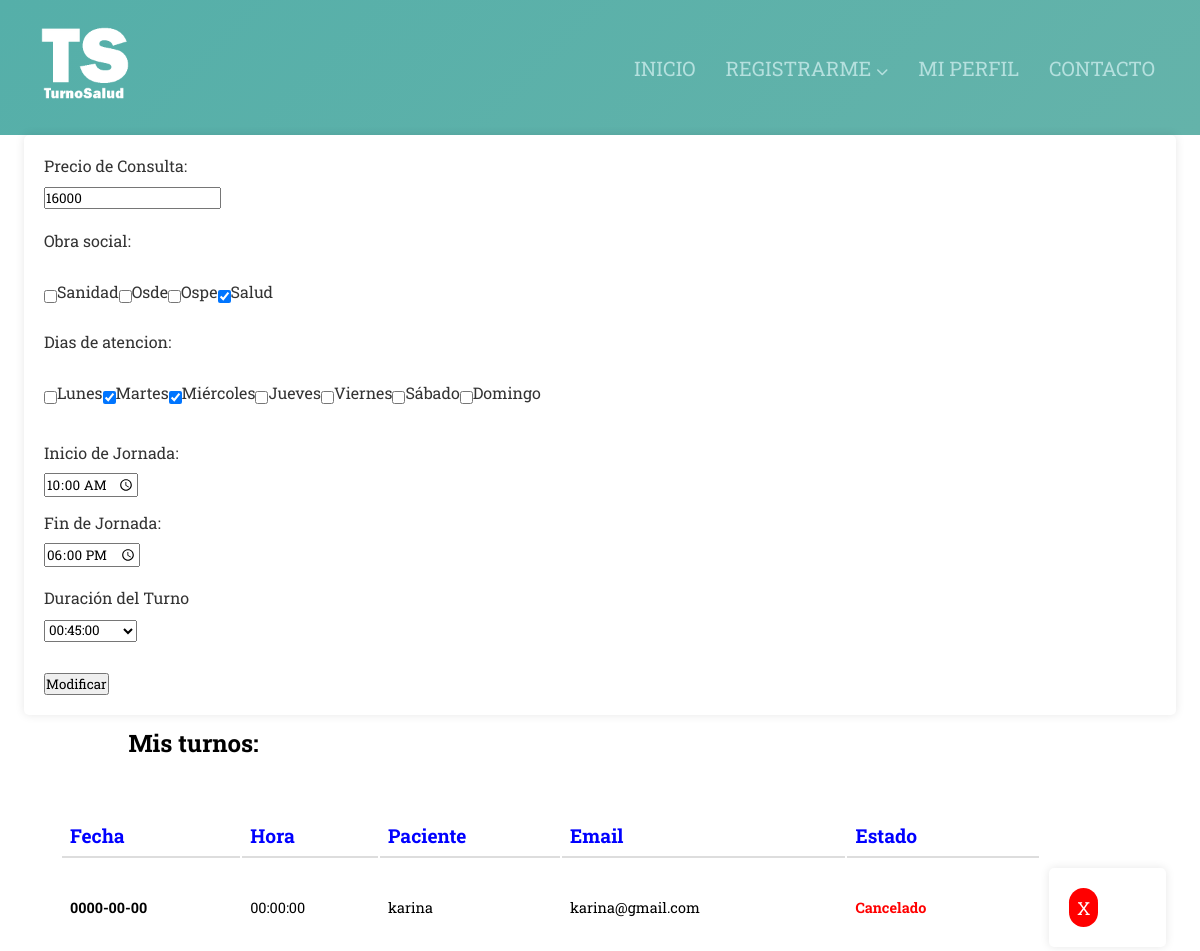
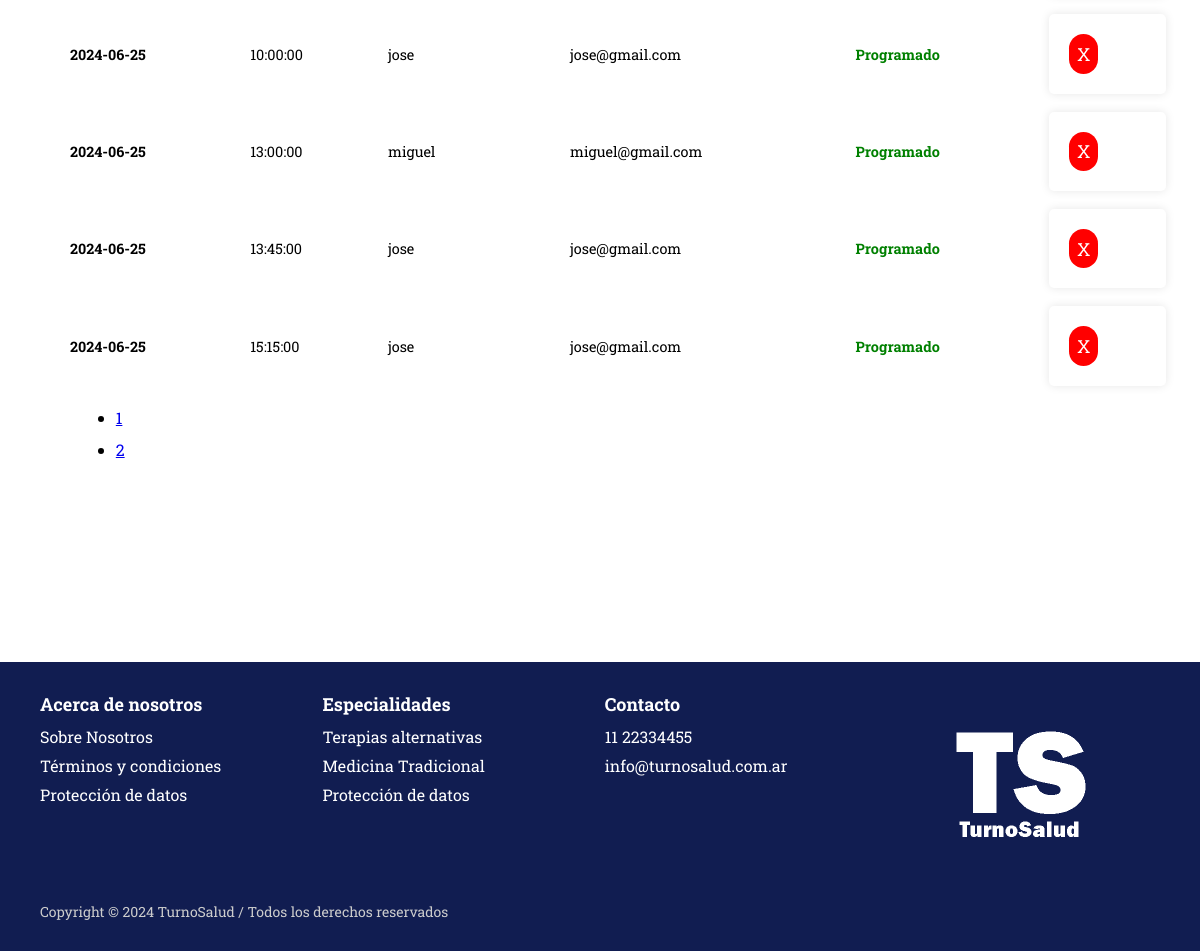
/doctor/agenda_doctor.php (signed in), run on the app's committed database (2 pictures, top to bottom).
### tables this page shows
CREATE TABLE `doctores` (
  `id_doctor` int(8) NOT NULL,
  `id_usuario` int(8) NOT NULL,
  `id_especialidad` int(8) NOT NULL,
  `direccion` varchar(50) DEFAULT NULL,
  `precio` decimal(10,0) NOT NULL
);

CREATE TABLE `turnos` (
  `id_turno` int(8) NOT NULL,
  `id_paciente` int(8) NOT NULL,
  `id_agenda` int(8) NOT NULL,
  `fecha_del_turno` date NOT NULL,
  `lugar` varchar(50) NOT NULL,
  `hora_turno` time NOT NULL,
  `estado_turno` varchar(15) NOT NULL
);

CREATE TABLE `usuarios` (
  `id_usuario` int(8) NOT NULL,
  `id_tipo_documento` int(8) NOT NULL,
  `id_provincia` int(8) NOT NULL,
  `id_localidad` int(8) NOT NULL,
  `nombre_usuario` varchar(50) NOT NULL,
  `apellido_usuario` varchar(50) NOT NULL,
  `documento_usuario` varchar(10) NOT NULL,
  `usuario` varchar(50) NOT NULL,
  `password` varchar(50) NOT NULL,
  `email` varchar(100) NOT NULL,
  `administrador` int(8) DEFAULT NULL,
  `imagen` varchar(255) DEFAULT NULL
);

### doctor/agenda_doctor.php (the view, shortened to what this page needs)
<?php
include("conexion_bd.php");
?>
<!DOCTYPE html>
<html lang="es">
<head>
    <link rel="stylesheet" href="../styles/agenda_doctor.css" />
    <link rel="stylesheet" href="../styles/header.css" />
    <link rel="stylesheet" href="../styles/footer.css" />
    <link rel="stylesheet" href="../styles/tabla_turnos.css" />
    <link rel="stylesheet" href="https://cdnjs.cloudflare.com/ajax/libs/font-awesome/6.4.2/css/all.min.css" />
</head>
<body>
    <header>
        <nav>
            <ul class="menu">
                <li class="logo">
                    <a href="../index.html"><img src="../assets/Logos_Iconos/logo-turnosalud.webp" alt="logo-turnosalud" class="logo-ts" /></a>
                </li>
                <li class="item"><a href="../index.html">Inicio</a></li>
                <li class="item has-submenu">
                    <a tabindex="0">Registrarme</a>
                </li>
                <li class="item"><a href="../form_login.php">Mi perfil</a></li>
                <li class="item"><a href="../contacto/contacto.html">Contacto</a></li>
            </ul>
        </nav>
    </header>
    <?php
$id_doctor = $_SESSION['id_doctor'];
$consulta_doctor = "SELECT precio FROM doctores WHERE id_doctor=$id_doctor";
$resultado_doctor = $conn->query($consulta_doctor);
$precio = $resultado_doctor->fetch_assoc()['precio'];
$consulta_obras_sociales = "SELECT id_obra_social FROM doctores_obras_sociales WHERE id_doctor=$id_doctor";
$resultado_obras_sociales = $conn->query($consulta_obras_sociales);
$obras_sociales = [];
while ($row = $resultado_obras_sociales->fetch_assoc()) {
    $obras_sociales[] = $row['id_obra_social'];
}
$consulta_agenda = "SELECT id_dia, inicio_jornada, fin_jornada, duracion_turno FROM agendas WHERE id_doctor=$id_doctor";
$resultado_agenda = $conn->query($consulta_agenda);
$dias_atencion = [];
$duracion="00:00";
while ($row = $resultado_agenda->fetch_assoc()) {
    $dias_atencion[] = $row['id_dia'];
    $duracion= $row['duracion_turno'];
    $inicio_jornada=  $row['inicio_jornada'];
    $fin_jornada=  $row['fin_jornada'];
}
?>
    <main>
        <section>
            <div id="table-container">
<form action="elegir_obra_social.php" class="form-informacion" method="POST">
    <label for="precio">Precio de Consulta:</label>
    <input type="text" name="precio" value="<?php echo $precio; ?>" required>
    <br> <br>
    <label for="">Obra social:</label>
    <div class="contenedor-obrasocial">
        <input type="checkbox" name="obra_social[]" value="1" <?php if (in_array(1, $obras_sociales)) echo 'checked'; ?>>
        <label for="">Sanidad</label>
        <input type="checkbox" name="obra_social[]" value="2" <?php if (in_array(2, $obras_sociales)) echo 'checked'; ?>>
        <label for="">Osde</label>
        <input type="checkbox" name="obra_social[]" value="3" <?php if (in_array(3, $obras_sociales)) echo 'checked'; ?>>
        <label for="">Ospe</label>
        <input type="checkbox" name="obra_social[]" value="4" <?php if (in_array(4, $obras_sociales)) echo 'checked'; ?>>
        <label for="">Salud</label>
    </div>
    <label for="">Dias de atencion:</label>
    <div class="contenedor-dias">
        <input type="checkbox" id="dia1" name="dia[]" value="1" <?php if (in_array(1, $dias_atencion)) echo 'checked'; ?>>
        <label for="dia1">Lunes</label>
        <input type="checkbox" id="dia2" name="dia[]" value="2" <?php if (in_array(2, $dias_atencion)) echo 'checked'; ?>>
        <label for="dia2">Martes</label>
        <input type="checkbox" id="dia3" name="dia[]" value="3" <?php if (in_array(3, $dias_atencion)) echo 'checked'; ?>>
        <label for="dia3">Miércoles</label>
        <input type="checkbox" id="dia4" name="dia[]" value="4" <?php if (in_array(4, $dias_atencion)) echo 'checked'; ?>>
        <label for="dia4">Jueves</label>
        <input type="checkbox" id="dia5" name="dia[]" value="5" <?php if (in_array(5, $dias_atencion)) echo 'checked'; ?>>
        <label for="dia5">Viernes</label>
        <input type="checkbox" id="dia6" name="dia[]" value="6" <?php if (in_array(6, $dias_atencion)) echo 'checked'; ?>>
        <label for="dia6">Sábado</label>
        <input type="checkbox" id="dia7" name="dia[]" value="7" <?php if (in_array(7, $dias_atencion)) echo 'checked'; ?>>
        <label for="dia7">Domingo</label>
    </div>
    <div class="jornada-inicio">
        <label for="inicio_jornada">Inicio de Jornada:</label>
        <input type="time" id="inicio_jornada" name="inicio_jornada" value="<?php echo $inicio_jornada?>" required>
    </div>
    <div class="jornada-fin">
        <label for="fin_jornada">Fin de Jornada:</label>
        <input type="time" id="fin_jornada" name="fin_jornada" value="<?php echo $fin_jornada?>" required>
    </div>
    <div class="duracion">
        <label for="duracion_turno">Duración del Turno </label>
        <div>
            <select class="campo-registro" name="duracion_turno" id="duracion_turno" required>
            <option value=<?php echo $duracion?>><?php echo $duracion ?></option>
            </select>
        </div>
    </div>
    <input type="submit" value="Modificar"/>
</form>
            </div>
        </section>
        <section id="seccion-buscador">
            <div>
                <div id="div_titulo">
                    <h1> Mis turnos: </h1>
                </div>
            </div>
            <br> <br>
            <?php
            include 'conexion_bd.php';
            $sql = "SELECT COUNT(*) AS total FROM turnos";
            $result = $conn->query($sql);
            $row = $result->fetch_assoc();
            $total_records = $row['total'];
            $limit = 5;
            if (isset($_GET['page'])) {
                $page = $_GET['page'];
            } else {
                $page = 1;
            }
            $start_from = ($page - 1) * $limit;
            $sqlDoctor = "SELECT t.id_turno, t.id_paciente, t.fecha_del_turno, t.lugar, t.hora_turno, t.estado_turno, u.nombre_usuario, u.apellido_usuario, u.email
              FROM turnos t
              join pacientes p on t.id_paciente = p.id_paciente
              join usuarios u on p.id_usuario = u.id_usuario
              WHERE id_agenda = $id_doctor ORDER BY fecha_del_turno,hora_turno LIMIT $start_from, $limit";
            $result = mysqli_query($conn, $sqlDoctor);
            if ($result) {
                if (mysqli_num_rows($result) > 0) { ?>
                    <div id="table-container">
                        <table class="responsive-table">
                            <thead>
                                <tr>
                                    <th>Fecha</th>
                                    <th>Hora</th>
                                    <th>Paciente</th>
                                    <th>Email</th>
                                    <th>Estado</th>
                                </tr>
                            </thead>
                            <tbody>
                                <?php
                                while ($row = mysqli_fetch_assoc($result)) {
                                    if ($row['estado_turno'] == 'Programado') {
                                        $estado = "status-confirmado";
                                    } else {
                                        $estado = "status-cancelado";
                                    }
                                ?>
                                    <tr>
                                        <td data-label="Fecha">
                                            <?= htmlspecialchars($row['fecha_del_turno']); ?>
                                        </td>
                                        <td data-label="Hora">
                                            <?= htmlspecialchars($row['hora_turno']); ?>
                                        </td>
                                        <td data-label="">
                                            <?= htmlspecialchars($row['nombre_usuario']); ?>
                                        </td>
                                        <td data-label="">
                                            <?= htmlspecialchars($row['email']); ?>
                                        </td>
                                        <td class="<?= htmlspecialchars($estado); ?>" data-label="Estado">
                                            <?= htmlspecialchars($row['estado_turno']); ?>
                                        </td>
                                        <td>
                                            <form action="cancelar_turno.php" method="POST">
                                                <input id="boton-cancelar" type="submit" value="X" />
                                            </form>
                                        </td>
                                    </tr>
                            </tbody>
                        <?php
                                }
                        ?>
                        </table>
                    <?php
                } else {
                    $sinTurnos = 1;
                }
            } else {
                echo "Error: " . mysqli_error($conn);
            }
            $total_pages = ceil($total_records / $limit);
            echo "<ul class='pagination'>";
            for ($i = 1; $i <= $total_pages; $i++) { ?>
                    <div class="div_paginas">
                        <li class="li_paginas"><a href='agenda_doctor.php?page=<?= $i; ?>'> <?= $i; ?> </a></li>
                    </div>
                <?php }
            echo "</ul>";
                ?>
                    </div>
        </section>
    </main>
    <br> <br>
    <div id="div_sin_turnos">
    </div>
    <footer>
        <div class="contenedor-footer">
            <h3>Acerca de nosotros</h3>
            <a href="#">Sobre Nosotros</a>
            <a href="#">Términos y condiciones</a>
            <a href="#">Protección de datos</a>
        </div>
        <div class="contenedor-footer">
            <h3>Especialidades</h3>
            <a href="#">Terapias alternativas</a>
            <a href="#">Medicina Tradicional</a>
            <a href="#">Protección de datos</a>
        </div>
        <div class="contenedor-footer">
            <h3>Contacto</h3>
            <a href="tel:1122334455">11 22334455</a>
            <a href="mailto:info@turnosalud.com.ar">info@turnosalud.com.ar</a>
        </div>
        <div class="footer-logo">
            <a href="index.html">
                <img src="../assets/Logos_Iconos/logo-turnosalud.webp" alt="logo-turnosalud" />
            </a>
        </div>
        <p>Copyright &copy; 2024 TurnoSalud / Todos los derechos reservados</p>
    </footer>
</body>
</html>

### styles/agenda_doctor.css (style rules this page uses)
* { padding: 0; margin: 0; font-family: "Roboto Slab", serif; box-sizing: border-box; }
html, body { height: auto; max-width: 100vw; overflow-x: hidden; box-sizing: border-box; padding: 0; margin: 0; }
.contenedor-obrasocial { display: flex; flex-wrap: wrap; height: 70px; align-items: center; }
.contenedor-dias { height: 70px; display: flex; flex-wrap: wrap; align-items: center; }
.jornada-inicio { height: 70px; padding-top: 10px; }
.jornada-fin { height: 70px; padding-top: 10px; }
.duracion { padding-top: 15px; height: 100px; }

### styles/header.css (style rules this page uses)
header { width: 100vw; background: linear-gradient(135deg, #55afa9,#64b3aa); margin: 0; padding: 0; }
nav { width: 100vw; padding: 0 30px; }
nav a { color: #b5e0de; text-decoration: none; font-size: 1.25em; text-transform: uppercase; }
.menu, .submenu { list-style-type: none; }
.item { padding: 10px; }
.menu { display: flex; flex-wrap: wrap; justify-content: space-between; align-items: center; background: linear-gradient(135deg, #55afa9,#64b3aa); }
.menu li a { display: block; padding: 15px 5px; }
.item { order: 3; width: 100%; text-align: center; display: none; z-index: 1; background: linear-gradient(135deg, #55afa9,#64b3aa); border-color: white; border-style: solid; border-width: 1px; }
header img { width: 80px; }
.has-submenu > a::after { font-family: "Font Awesome 5 Free"; font-size: 12px; line-height: 16px; font-weight: 900; content: "\f078"; color: #b5e0de; padding-left: 5px; }
@media all and (min-width: 700px) { .menu { justify-content: center; } }
@media all and (min-width: 700px) { .logo { flex: 1; } }
@media all and (min-width: 960px) { .menu { align-items: center; flex-wrap: nowrap; } }
@media all and (min-width: 960px) { .logo { order: 0; } }
@media all and (min-width: 960px) { .item { order: 1; position: relative; display: block; width: auto; border-style: none; background: none; } }
@media all and (min-width: 960px) { .logo-ts { width: 100px; } }

### styles/footer.css (style rules this page uses)
footer { width: 100vw; background-color: #111d51; color: white; padding-top: 30px; padding-bottom: 30px; text-align: center; }
footer .contenedor-footer { margin-bottom: 20px; }
footer .contenedor-footer h3 { margin-bottom: 10px; font-size: 18px; }
footer .contenedor-footer a { display: block; color: #fff; text-decoration: none; margin-bottom: 8px; transition: color 0.3s; }
footer .footer-logo { margin: 20px 0; }
footer .footer-logo img { max-width: 150px; }
footer p { margin-top: 20px; font-size: 14px; color: #ccc; }
@media (min-width: 1000px) { footer { text-align: left; padding-left: 40px; } }
@media (min-width: 1000px) { footer .contenedor-footer { display: inline-block; vertical-align: top; width: 23%; margin-right: 1%; } }
@media (min-width: 1000px) { footer .footer-logo { display: inline-block; vertical-align: top; width: 23%; } }
@media (min-width: 1000px) { footer .footer-logo img { display: block; margin: 0 auto; } }

### styles/tabla_turnos.css (style rules this page uses)
#div_sin_turnos { height: 100px; margin-left: 5%; margin-top: 5%; }
#div_titulo { margin-left: 1%; }
#table-container { padding-left: 2%; padding-right: 2%; width: 100%; text-align: left; }
#seccion-buscador div { margin-top: 1%; padding-left: 5%; }
th { font-size: 1.2em; }
td { font-size: 0.9em; }
table { text-align: left; }
thead { color: blue; }
thead th, tbody td { padding: 1%; border-bottom: 2px solid #ddd; }
tbody td { padding: 1%; border-bottom: 1px solid #ddd; }
tbody td:first-child { font-weight: bold; }
tbody tr:last-child td { border-bottom: none; }
.status-confirmado { color: green; font-weight: bold; }
.status-cancelado { color: red; font-weight: bold; }
#boton-cancelar { padding: 10%; border-radius: 50px; font-size: large; cursor: pointer; transition: background-color 0.5s; color: white; background-color: red; border: none; }
form { background-color: #fff; padding: 20px; border-radius: 5px; box-shadow: 0 0 10px rgba(0, 0, 0, 0.1); }
label { display: block; margin-bottom: 10px; color: #333; }
.responsive-table { width: 100%; overflow-x: auto; }
.responsive-table th, .responsive-table td { padding: 8px; text-align: left; }

### data on the page
doctores: precio "16000"
turnos: fecha_del_turno "0000-00-00", hora_turno "00:00:00", usuarios.nombre_usuario "karina", usuarios.email "karina@gmail.com", estado_turno "Cancelado"
turnos: fecha_del_turno "2024-06-25", hora_turno "10:00:00", usuarios.nombre_usuario "jose", usuarios.email "jose@gmail.com", estado_turno "Programado"
turnos: fecha_del_turno "2024-06-25", hora_turno "13:00:00", usuarios.nombre_usuario "miguel", usuarios.email "miguel@gmail.com", estado_turno "Programado"
turnos: fecha_del_turno "2024-06-25", hora_turno "13:45:00", usuarios.nombre_usuario "jose", usuarios.email "jose@gmail.com", estado_turno "Programado"
turnos: fecha_del_turno "2024-06-25", hora_turno "15:15:00", usuarios.nombre_usuario "jose", usuarios.email "jose@gmail.com", estado_turno "Programado"

### other printed values
form field duracion_turno "00:45:00"
